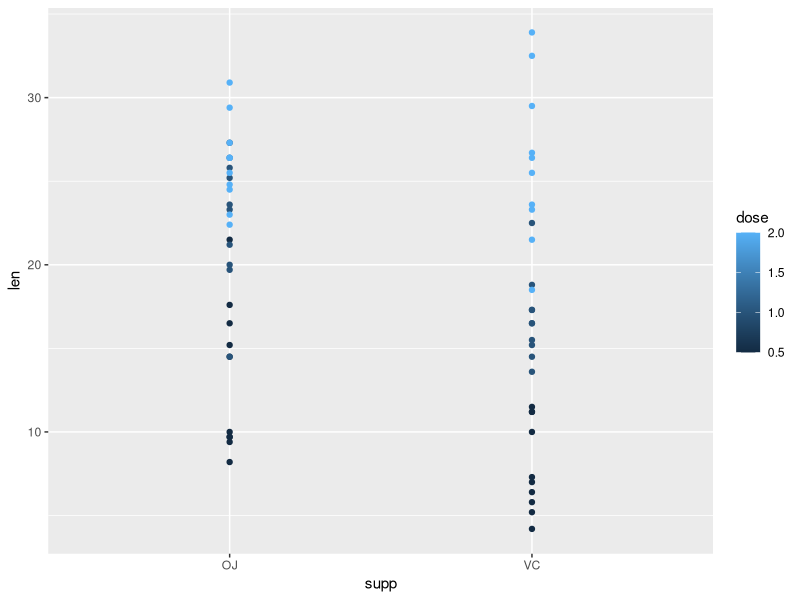
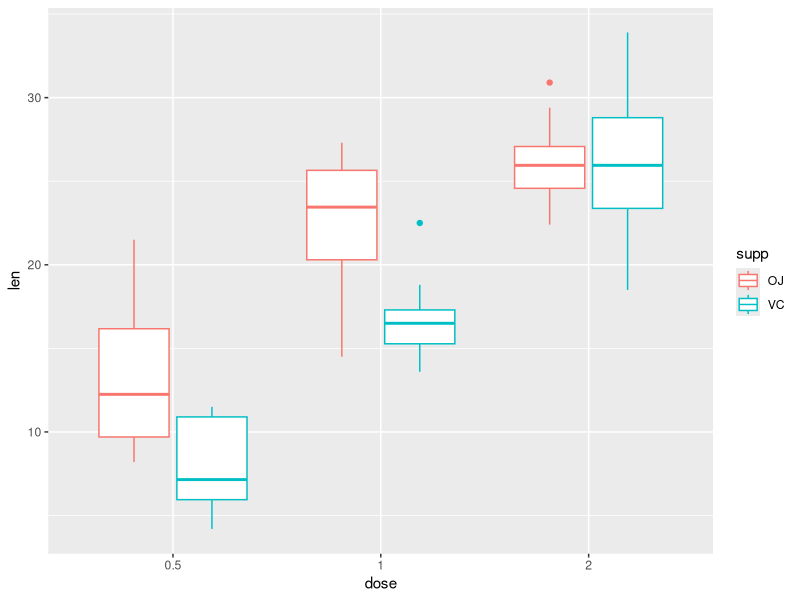

These charts were generated, in order, by the following R code:
library(datasets)
library(dplyr)
library(ggplot2)

# Load ToothGrowth Data
data("ToothGrowth")
str(ToothGrowth)

# Quick plot for discovery
qplot(supp,len, data = ToothGrowth, colour = dose)

# Gather plot by dose and see if there's any relevency
# As dose is numeric, we have to convert it to factors so that we can group them
ToothGrowth$dose <- as.factor(ToothGrowth$dose)

# Boxplot for better view
g <- ggplot(ToothGrowth, aes(x=dose, y=len, colour=supp)) + 
  geom_boxplot()
print(g)

# Is there a difference between dosage and tooth growth?
# compare dose between 0.5 & 1, 1 & 2
dose05 <- filter(ToothGrowth, dose == 0.5)
dose1 <- filter(ToothGrowth, dose == 1)
dose2 <- filter(ToothGrowth, dose == 2)

t.test(dose1$len, dose05$len, alternative = "greater")
t.test(dose2$len, dose1$len, alternative = "greater")

# Is OJ a more effective delivery method than VC?
OJdose05 <- filter(dose05, supp == "OJ")
VCdose05 <- filter(dose05, supp == "VC")
t.test(OJdose05$len, VCdose05$len, alternative = "greater")

OJdose1 <- filter(dose1, supp == "OJ")
VCdose1 <- filter(dose1, supp == "VC")
t.test(OJdose1$len, VCdose1$len, alternative = "greater")

OJdose2 <- filter(dose2, supp == "OJ")
VCdose2 <- filter(dose2, supp == "VC")
t.test(OJdose2$len, VCdose2$len, alternative = "greater")




